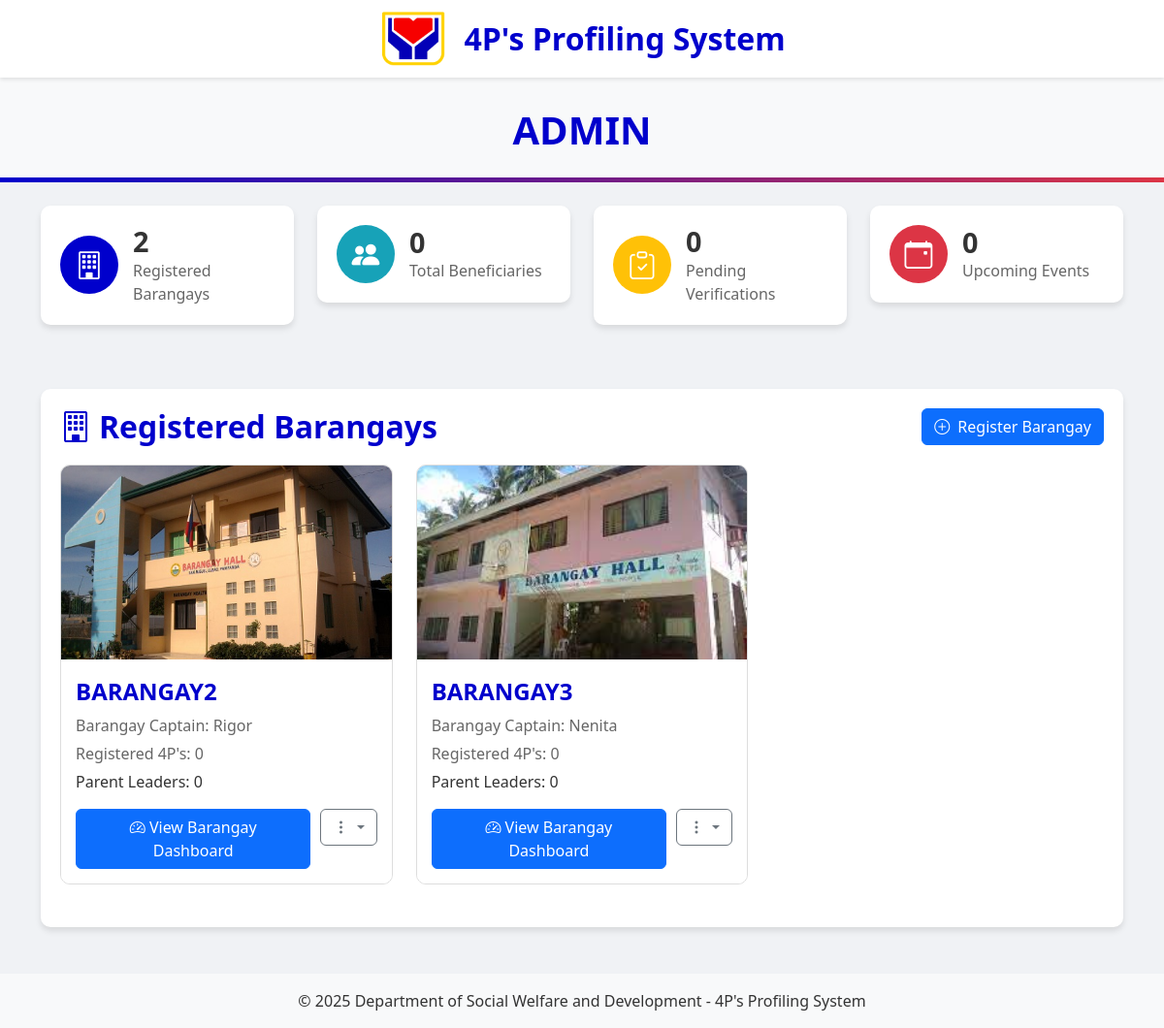
The app's page /admin.php with its own data.
### tables this page shows
CREATE TABLE `barangays` (
  `barangay_id` int(11) NOT NULL,
  `name` varchar(100) NOT NULL,
  `captain_name` varchar(100) DEFAULT NULL,
  `image_path` varchar(255) DEFAULT NULL,
  `created_at` datetime NOT NULL,
  `updated_at` datetime DEFAULT NULL
);

### backend/connections/database.php (called while the page is built, shortened)
<?php
class Database {
    private $conn;
    private function connect() {
        $this->conn = new mysqli(DB_HOST, DB_USERNAME, DB_PASSWORD, DB_NAME);
    }
    public function fetchOne($sql, $params = []) {
        try {
            $stmt = $this->prepareAndBind($sql, $params);
            $stmt->execute();
            $result = $stmt->get_result();
            $row = $result->fetch_assoc();
            return $row;
        } catch (Exception $e) {
            error_log("Fetch One Error: " . $e->getMessage());
            throw $e;
        }
    }
    public function fetchAll($sql, $params = []) {
        try {
            $stmt = $this->prepareAndBind($sql, $params);
            $stmt->execute();
            $result = $stmt->get_result();
            $rows = [];
            while ($row = $result->fetch_assoc()) {
                $rows[] = $row;
            }
            return $rows;
        } catch (Exception $e) {
            error_log("Fetch All Error: " . $e->getMessage());
            throw $e;
        }
    }
    private function prepareAndBind($sql, $params) {
        try {
            $stmt = $this->conn->prepare($sql);
            return $stmt;
        } catch (Exception $e) {
            error_log("Prepare and Bind Error: " . $e->getMessage());
            throw $e;
        }
    }
    public function closeConnection() {
        if ($this->conn) {
            $this->conn = null;
        }
    }
}

### admin.php (the view, shortened to what this page needs)
<?php
require_once "backend/connections/config.php";
require_once "backend/connections/database.php";
$selected_barangay_id = isset($_SESSION['selected_barangay_id']) ? intval($_SESSION['selected_barangay_id']) :
                        (isset($_GET['barangay_id']) ? intval($_GET['barangay_id']) : null);
try {
    $db = new Database();
    $barangaysQuery = "SELECT b.barangay_id, b.name,
                    COALESCE(b.captain_name, 'No Captain Assigned') as captain_name,
                    (SELECT COUNT(*) FROM beneficiaries WHERE barangay_id = b.barangay_id) as total_beneficiaries,
                    (SELECT COUNT(*) FROM users WHERE barangay = b.barangay_id AND role = 'resident' AND account_status = 'active') as registered_users,
                    b.image_path
                    FROM barangays b
                    GROUP BY b.barangay_id
                    ORDER BY b.name ASC";
    $barangays = $db->fetchAll($barangaysQuery);
    $barangay_count = count($barangays);
    if ($barangay_count > 0) {
        $stats_params = [];
        $where_clause = "";
        if ($selected_barangay_id) {
            $where_clause = "WHERE barangay_id = ?";
            $stats_params[] = $selected_barangay_id;
            $users_where_clause = "WHERE barangay = ?";
            $users_stats_params = [$selected_barangay_id];
        } else {
            $where_clause = "";
            $users_stats_params = [];
        }
        $totalBeneficiariesQuery = "SELECT COUNT(*) as total FROM beneficiaries " . $where_clause;
        $result = $db->fetchOne($totalBeneficiariesQuery, $stats_params);
        $total_beneficiaries = $result ? $result['total'] : 0;
        $pendingVerificationsQuery = "SELECT COUNT(*) as pending FROM users
                                     WHERE account_status = 'pending' AND role = 'resident'";
        $result = $db->fetchOne($pendingVerificationsQuery, $users_stats_params);
        $pending_verifications = $result ? $result['pending'] : 0;
        $upcomingEventsQuery = "SELECT COUNT(*) as upcoming FROM events WHERE event_date >= CURDATE()";
        $result = $db->fetchOne($upcomingEventsQuery);
        $upcoming_events = $result ? $result['upcoming'] : 0;
    } else {
        $total_beneficiaries = 0;
        $pending_verifications = 0;
        $upcoming_events = 0;
        $unread_messages = 0;
    }
} catch (Exception $e) {
    error_log("Admin Dashboard Error: " . $e->getMessage());
    $barangays = [];
    $barangay_count = 0;
    $total_beneficiaries = 0;
    $pending_verifications = 0;
    $upcoming_events = 0;
    $unread_messages = 0;
    $current_barangay = null;
    $message = "Database connection error: " . $e->getMessage();
    $messageType = "danger";
}
?>
<!DOCTYPE html>
<html lang="en">
<head>
    <link href="https://cdn.jsdelivr.net/npm/bootstrap@5.3.0-alpha1/dist/css/bootstrap.min.css" rel="stylesheet">
    <link rel="stylesheet" href="https://cdn.jsdelivr.net/npm/bootstrap-icons@1.10.0/font/bootstrap-icons.css">
</head>
<body>
    <header class="header">
        <div class="container">
            <div class="logo-container">
                <img src="User/assets/pngwing.com (7).png" alt="DSWD Logo">
                <h1 class="system-title">4P's Profiling System</h1>
            </div>
        </div>
    </header>
    <section class="admin-title">
        <div class="container">
            <h1>ADMIN</h1>
        </div>
    </section>
    <div class="container mt-4">
        <div class="row mb-4">
            <div class="col-md-3 col-sm-6 mb-3">
                <div class="summary-card">
                    <div class="summary-icon bg-primary-custom">
                        <i class="bi bi-building"></i>
                    </div>
                    <div class="summary-details">
                        <h2 class="summary-count"><?php echo number_format($barangay_count); ?></h2>
                        <p class="summary-label">Registered Barangays</p>
                    </div>
                </div>
            </div>
            <div class="col-md-3 col-sm-6 mb-3">
                <div class="summary-card">
                    <div class="summary-icon bg-info-custom">
                        <i class="bi bi-people-fill"></i>
                    </div>
                    <div class="summary-details">
                        <h2 class="summary-count"><?php echo number_format($total_beneficiaries); ?></h2>
                        <p class="summary-label">Total Beneficiaries</p>
                    </div>
                </div>
            </div>
            <div class="col-md-3 col-sm-6 mb-3">
                <div class="summary-card">
                    <div class="summary-icon bg-warning-custom">
                        <i class="bi bi-clipboard-check"></i>
                    </div>
                    <div class="summary-details">
                        <h2 class="summary-count"><?php echo number_format($pending_verifications); ?></h2>
                        <p class="summary-label">Pending Verifications</p>
                    </div>
                </div>
            </div>
            <div class="col-md-3 col-sm-6 mb-3">
                <div class="summary-card">
                    <div class="summary-icon bg-danger-custom">
                        <i class="bi bi-calendar-event"></i>
                    </div>
                    <div class="summary-details">
                        <h2 class="summary-count"><?php echo number_format($upcoming_events); ?></h2>
                        <p class="summary-label">Upcoming Events</p>
                    </div>
                </div>
            </div>
        </div>
        <div class="barangay-container">
            <div class="barangay-title">
                <h2><i class="bi bi-building me-2"></i>Registered Barangays</h2>
                <button type="button" class="btn btn-primary" data-bs-toggle="modal" data-bs-target="#registerBarangayModal">
                    <i class="bi bi-plus-circle me-2"></i>Register Barangay
                </button>
            </div>
            <?php if(empty($barangays)): ?>
            <div class="empty-state">
                <i class="bi bi-building"></i>
                <h3>No Barangays Registered Yet</h3>
                <p>Start by registering barangays in your municipality. This is required before you can add beneficiaries.</p>
                <!--<button type="button" class="btn btn-primary mt-3" data-bs-toggle="modal" data-bs-target="#registerBarangayModal">
                    <i class="bi bi-plus-circle me-2"></i>Register Your First Barangay
                </button> -->
            </div>
            <?php else: ?>
            <div class="row">
                <?php foreach($barangays as $barangay): ?>
                <div class="col-lg-4 col-md-6 mb-4">
                    <div class="barangay-card">
                        <div class="barangay-image">
                            <img src="<?php echo !empty($barangay['image_path']) ? $barangay['image_path'] : 'assets/images/barangay-default.jpg'; ?>"
                                 alt="<?php echo htmlspecialchars($barangay['name']); ?>">
                        </div>
                        <div class="barangay-details">
                            <div class="barangay-name"><?php echo htmlspecialchars($barangay['name']); ?></div>
                            <div class="captain-name">Barangay Captain: <?php echo htmlspecialchars($barangay['captain_name']); ?></div>
                            <div class="beneficiary-count">Registered 4P's: <?php echo number_format($barangay['registered_users']); ?></div>
                            <div class="resident-count">Parent Leaders: <?php echo number_format($barangay['registered_users']); ?></div>
                            <div class="barangay-actions mt-3">
                                <a href="Admin/admin_dashboard.php?barangay_id=<?php echo $barangay['barangay_id']; ?>" class="btn btn-primary flex-grow-1">
                                    <i class="bi bi-speedometer2"></i> View Barangay Dashboard
                                </a>
                                <div class="dropdown">
                                    <button class="btn btn-outline-secondary dropdown-toggle" type="button" data-bs-toggle="dropdown" aria-expanded="false">
                                        <i class="bi bi-three-dots-vertical"></i>
                                    </button>
                                </div>
                            </div>
                        </div>
                    </div>
                </div>
                <?php endforeach; ?>
            </div>
            <?php endif; ?>
        </div>
    </div>
    <footer class="mt-5 py-3 bg-light">
        <div class="container text-center">
            <p class="mb-0">&copy; <?php echo date("Y"); ?> Department of Social Welfare and Development - 4P's Profiling System</p>
        </div>
    </footer>
</body>
</html>

### admin.php (style rules this page uses)
:root { --primary-color: #0000cc; --secondary-color: #f8f9fa; --accent-color: #dc3545; --text-color: #333; --light-bg: #f8f9fa; }
body { font-family: 'Segoe UI', Tahoma, Geneva, Verdana, sans-serif; background-color: #f0f2f5; color: var(--text-color); margin: 0; padding: 0; }
.header { background-color: white; box-shadow: 0 2px 4px rgba(0, 0, 0, 0.1); padding: 10px 0; position: sticky; top: 0; z-index: 1000; }
.logo-container { display: flex; align-items: center; justify-content: center; text-align: center; }
.logo-container img { height: 60px; margin-right: 15px; }
.system-title { color: #0000cc; font-size: 2rem; font-weight: bold; margin: 0; }
.system-title { color: var(--primary-color); font-size: 2rem; font-weight: bold; margin: 0; }
.admin-title { background-color: var(--secondary-color); padding: 30px 0; position: relative; }
.admin-title:after { content: ''; position: absolute; bottom: 0; left: 0; right: 0; height: 5px; background: linear-gradient(to right, var(--primary-color), var(--accent-color)); }
.admin-title h1 { font-size: 2.5rem; font-weight: 700; color: var(--primary-color); text-align: center; margin: 0; }
.barangay-container { margin: 30px 0; padding: 20px; background-color: #fff; border-radius: 10px; box-shadow: 0 4px 6px rgba(0, 0, 0, 0.1); }
.barangay-title { display: flex; justify-content: space-between; align-items: center; margin-bottom: 20px; }
.barangay-title h2 { color: var(--primary-color); font-weight: 600; margin: 0; }
.barangay-card { border: 1px solid #ddd; border-radius: 10px; overflow: hidden; transition: transform 0.3s, box-shadow 0.3s; height: 100%; display: flex; flex-direction: column; }
.barangay-image { height: 200px; overflow: hidden; }
.barangay-image img { width: 100%; height: 100%; object-fit: cover; transition: transform 0.5s; }
.barangay-details { padding: 15px; background-color: white; flex-grow: 1; display: flex; flex-direction: column; }
.barangay-name { font-size: 1.5rem; font-weight: 700; color: var(--primary-color); margin-bottom: 5px; text-transform: uppercase; }
.captain-name, .beneficiary-count { color: #666; margin-bottom: 5px; }
.barangay-actions { margin-top: auto; display: flex; gap: 10px; }
.summary-card { background-color: white; border-radius: 10px; padding: 20px; box-shadow: 0 4px 6px rgba(0, 0, 0, 0.1); margin-bottom: 20px; display: flex; align-items: center; }
.summary-icon { width: 60px; height: 60px; border-radius: 50%; display: flex; align-items: center; justify-content: center; margin-right: 15px; flex-shrink: 0; }
.summary-icon i { font-size: 1.8rem; color: white; }
.summary-details { flex-grow: 1; }
.summary-count { font-size: 1.8rem; font-weight: 700; margin: 0; line-height: 1.2; }
.summary-label { color: #666; margin: 0; }
.bg-primary-custom { background-color: var(--primary-color); }
.bg-info-custom { background-color: #17a2b8; }
.bg-warning-custom { background-color: #ffc107; }
.bg-danger-custom { background-color: var(--accent-color); }

### records on screen
barangays: image_path (picture), name "BARANGAY2", captain_name "Rigor", registered_users "0"
barangays: image_path (picture), name "BARANGAY3", captain_name "Nenita", registered_users "0"

### other values on screen
$barangay_count "2"
$total_beneficiaries "0"
$pending_verifications "0"
$upcoming_events "0"
